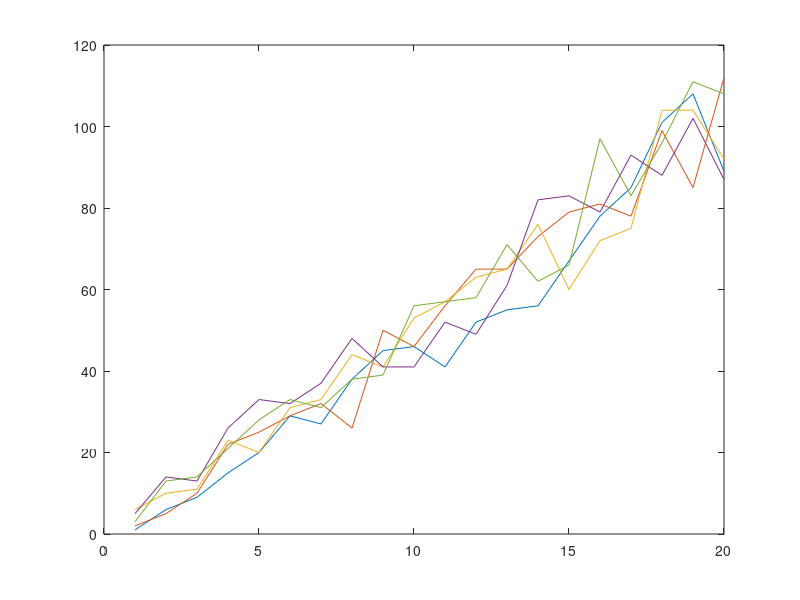

MATLAB code to generate this figure:
clear all
tic
clc

%data=[1; 2; 3; 4; 5; 6; 7; 8; 9; 8; 7; 6; 5; 4; 3; 2; 1; 2; 3; 4; 5; 6; ...
     % 7; 8; 9; 0; 9; 8; 7; 6; 5; 4; 3; 2; 1;];
    data1 = random('Poisson',1:100,1,100);
    data=data1'
l=length(data);
oldtime=1:1:l;
j=1;

%%
for i=1:5:l
    RE(j,1)=data(i,1);
    j=j+1;
end

%%
j=1;
for i=2:5:l
    NIR(j,1)=data(i,1);
    j=j+1;
end

%%
j=1;
for i=3:5:l
    R(j,1)=data(i,1);
    j=j+1;
end

%%
j=1;
for i=4:5:l
    NDRE(j,1)=data(i,1);
    j=j+1;
end

%%
j=1;
for i=5:5:l
    NDVI(j,1)=data(i,1);
    j=j+1;
end
toc
%%
clear oldtime
time=1:(length(RE));

%%
msgbox('choose 1,3 or 5')
BCF=input('Enter the width of the box car filter ', 's');
msgbox('You have entered', BCF)

%%
plot(time,RE)
hold on
waitforbuttonpress

plot(time,NIR)
hold on
waitforbuttonpress

plot(time,R)
hold on
waitforbuttonpress

plot(time,NDRE)
hold on
waitforbuttonpress

plot(time,NDVI)



